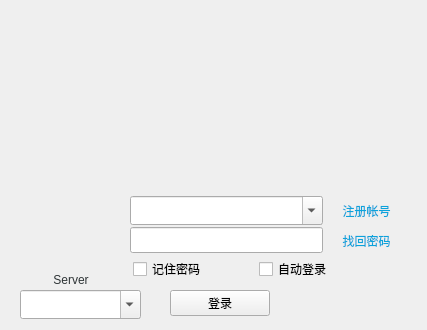
<?xml version="1.0" encoding="UTF-8"?>
<ui version="4.0">
    <class>Login</class>
    <widget class="QWidget" name="Login">
        <property name="geometry">
            <rect>
                <x>0</x>
                <y>0</y>
                <width>427</width>
                <height>330</height>
            </rect>
        </property>
        <property name="minimumSize">
            <size>
                <width>427</width>
                <height>330</height>
            </size>
        </property>
        <property name="maximumSize">
            <size>
                <width>427</width>
                <height>330</height>
            </size>
        </property>
        <property name="windowTitle">
            <string>Login</string>
        </property>
        <property name="autoFillBackground">
            <bool>true</bool>
        </property>
        <widget class="QPushButton" name="btn_regist">
            <property name="geometry">
                <rect>
                    <x>321</x>
                    <y>199</y>
                    <width>91</width>
                    <height>23</height>
                </rect>
            </property>
            <property name="font">
                <font>
                    <pointsize>9</pointsize>
                </font>
            </property>
            <property name="styleSheet">
                <string notr="true">color: rgb(11, 163, 219);</string>
            </property>
            <property name="text">
                <string>注册帐号</string>
            </property>
            <property name="flat">
                <bool>true</bool>
            </property>
        </widget>
        <widget class="QLineEdit" name="lineEdit_passwd">
            <property name="geometry">
                <rect>
                    <x>130</x>
                    <y>227</y>
                    <width>193</width>
                    <height>26</height>
                </rect>
            </property>
            <property name="minimumSize">
                <size>
                    <width>170</width>
                    <height>22</height>
                </size>
            </property>
            <property name="font">
                <font>
                    <pointsize>12</pointsize>
                </font>
            </property>
            <property name="styleSheet">
                <string notr="true"/>
            </property>
        </widget>
        <widget class="QPushButton" name="btn_edit_pwd">
            <property name="geometry">
                <rect>
                    <x>321</x>
                    <y>229</y>
                    <width>91</width>
                    <height>23</height>
                </rect>
            </property>
            <property name="font">
                <font>
                    <pointsize>9</pointsize>
                </font>
            </property>
            <property name="styleSheet">
                <string notr="true">color: rgb(11, 163, 219);</string>
            </property>
            <property name="text">
                <string>找回密码</string>
            </property>
            <property name="flat">
                <bool>true</bool>
            </property>
        </widget>
        <widget class="QComboBox" name="cBox_account">
            <property name="geometry">
                <rect>
                    <x>130</x>
                    <y>196</y>
                    <width>193</width>
                    <height>29</height>
                </rect>
            </property>
            <property name="font">
                <font>
                    <pointsize>12</pointsize>
                </font>
            </property>
            <property name="editable">
                <bool>true</bool>
            </property>
        </widget>
        <widget class="QLabel" name="label_top_img">
            <property name="geometry">
                <rect>
                    <x>0</x>
                    <y>0</y>
                    <width>427</width>
                    <height>185</height>
                </rect>
            </property>
            <property name="text">
                <string/>
            </property>
        </widget>
        <widget class="QLabel" name="label_user_img">
            <property name="geometry">
                <rect>
                    <x>30</x>
                    <y>195</y>
                    <width>80</width>
                    <height>80</height>
                </rect>
            </property>
            <property name="text">
                <string/>
            </property>
        </widget>
        <widget class="QPushButton" name="btn_login">
            <property name="geometry">
                <rect>
                    <x>170</x>
                    <y>290</y>
                    <width>100</width>
                    <height>26</height>
                </rect>
            </property>
            <property name="text">
                <string>登录</string>
            </property>
        </widget>
        <widget class="QCheckBox" name="checkBox_autoLogin">
            <property name="geometry">
                <rect>
                    <x>259</x>
                    <y>261</y>
                    <width>16</width>
                    <height>16</height>
                </rect>
            </property>
            <property name="text">
                <string/>
            </property>
        </widget>
        <widget class="QLabel" name="label_2">
            <property name="geometry">
                <rect>
                    <x>278</x>
                    <y>261</y>
                    <width>75</width>
                    <height>16</height>
                </rect>
            </property>
            <property name="text">
                <string>自动登录</string>
            </property>
        </widget>
        <widget class="QCheckBox" name="checkBox_rPasswd">
            <property name="geometry">
                <rect>
                    <x>133</x>
                    <y>261</y>
                    <width>16</width>
                    <height>16</height>
                </rect>
            </property>
            <property name="text">
                <string/>
            </property>
        </widget>
        <widget class="QLabel" name="label">
            <property name="geometry">
                <rect>
                    <x>152</x>
                    <y>261</y>
                    <width>75</width>
                    <height>16</height>
                </rect>
            </property>
            <property name="text">
                <string>记住密码</string>
            </property>
        </widget>
        <widget class="QComboBox" name="cBox_server">
            <property name="geometry">
                <rect>
                    <x>20</x>
                    <y>290</y>
                    <width>121</width>
                    <height>29</height>
                </rect>
            </property>
            <property name="font">
                <font>
                    <pointsize>12</pointsize>
                </font>
            </property>
            <property name="editable">
                <bool>true</bool>
            </property>
        </widget>
        <widget class="QLabel" name="label_3">
            <property name="geometry">
                <rect>
                    <x>40</x>
                    <y>270</y>
                    <width>62</width>
                    <height>20</height>
                </rect>
            </property>
            <property name="styleSheet">
                <string notr="true">color: rgb(46, 52, 54);</string>
            </property>
            <property name="text">
                <string>Server</string>
            </property>
            <property name="textFormat">
                <enum>Qt::AutoText</enum>
            </property>
            <property name="alignment">
                <set>Qt::AlignCenter</set>
            </property>
        </widget>
    </widget>
    <layoutdefault spacing="6" margin="11"/>
    <resources/>
    <connections/>
</ui>
